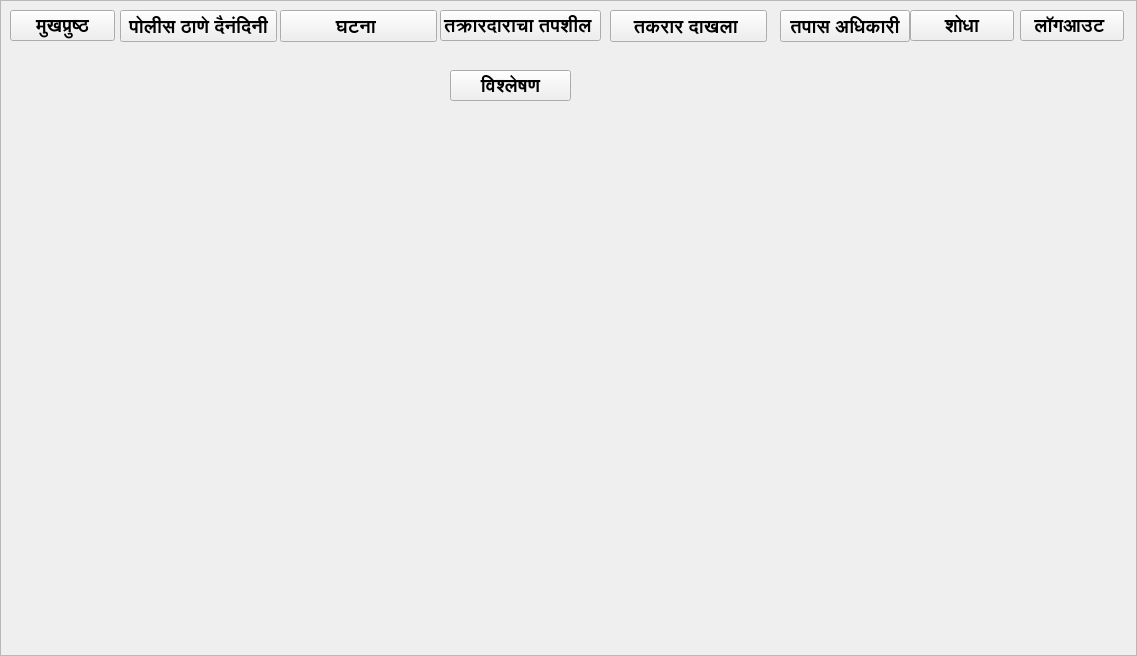
<?xml version="1.0" encoding="UTF-8"?>
<ui version="4.0">
 <class>Frame</class>
 <widget class="QFrame" name="Frame">
  <property name="geometry">
   <rect>
    <x>0</x>
    <y>0</y>
    <width>1137</width>
    <height>656</height>
   </rect>
  </property>
  <property name="windowTitle">
   <string>Frame</string>
  </property>
  <property name="styleSheet">
   <string notr="true">image: url(:/newPrefix/police1.jpg);</string>
  </property>
  <property name="frameShape">
   <enum>QFrame::StyledPanel</enum>
  </property>
  <property name="frameShadow">
   <enum>QFrame::Raised</enum>
  </property>
  <widget class="QPushButton" name="pushButton_6">
   <property name="geometry">
    <rect>
     <x>10</x>
     <y>10</y>
     <width>105</width>
     <height>31</height>
    </rect>
   </property>
   <property name="font">
    <font>
     <pointsize>14</pointsize>
     <weight>75</weight>
     <bold>true</bold>
    </font>
   </property>
   <property name="text">
    <string>मुखप्रुष्ठ</string>
   </property>
  </widget>
  <widget class="QPushButton" name="pushButton_8">
   <property name="geometry">
    <rect>
     <x>120</x>
     <y>10</y>
     <width>157</width>
     <height>32</height>
    </rect>
   </property>
   <property name="font">
    <font>
     <pointsize>14</pointsize>
     <weight>75</weight>
     <bold>true</bold>
    </font>
   </property>
   <property name="text">
    <string>पोलीस ठाणे दैनंदिनी</string>
   </property>
  </widget>
  <widget class="QPushButton" name="pushButton_9">
   <property name="geometry">
    <rect>
     <x>780</x>
     <y>10</y>
     <width>130</width>
     <height>32</height>
    </rect>
   </property>
   <property name="font">
    <font>
     <pointsize>14</pointsize>
     <weight>75</weight>
     <bold>true</bold>
    </font>
   </property>
   <property name="text">
    <string>तपास अधिकारी</string>
   </property>
  </widget>
  <widget class="QPushButton" name="pushButton">
   <property name="geometry">
    <rect>
     <x>1020</x>
     <y>10</y>
     <width>104</width>
     <height>31</height>
    </rect>
   </property>
   <property name="font">
    <font>
     <pointsize>14</pointsize>
     <weight>75</weight>
     <bold>true</bold>
    </font>
   </property>
   <property name="text">
    <string>लॉगआउट </string>
   </property>
  </widget>
  <widget class="QPushButton" name="pushButton_10">
   <property name="geometry">
    <rect>
     <x>280</x>
     <y>10</y>
     <width>157</width>
     <height>32</height>
    </rect>
   </property>
   <property name="font">
    <font>
     <pointsize>14</pointsize>
     <weight>75</weight>
     <bold>true</bold>
    </font>
   </property>
   <property name="text">
    <string>घटना </string>
   </property>
  </widget>
  <widget class="QPushButton" name="pushButton_11">
   <property name="geometry">
    <rect>
     <x>440</x>
     <y>10</y>
     <width>161</width>
     <height>31</height>
    </rect>
   </property>
   <property name="font">
    <font>
     <pointsize>14</pointsize>
     <weight>75</weight>
     <bold>true</bold>
    </font>
   </property>
   <property name="text">
    <string>तक्रारदाराचा तपशील </string>
   </property>
  </widget>
  <widget class="QPushButton" name="pushButton_12">
   <property name="geometry">
    <rect>
     <x>610</x>
     <y>10</y>
     <width>157</width>
     <height>32</height>
    </rect>
   </property>
   <property name="font">
    <font>
     <pointsize>14</pointsize>
     <weight>75</weight>
     <bold>true</bold>
    </font>
   </property>
   <property name="text">
    <string>तकरार दाखला </string>
   </property>
  </widget>
  <widget class="QPushButton" name="pushButton_2">
   <property name="geometry">
    <rect>
     <x>910</x>
     <y>10</y>
     <width>104</width>
     <height>31</height>
    </rect>
   </property>
   <property name="font">
    <font>
     <pointsize>14</pointsize>
     <weight>75</weight>
     <bold>true</bold>
    </font>
   </property>
   <property name="text">
    <string>शोधा</string>
   </property>
  </widget>
  <widget class="QPushButton" name="pushButton_3">
   <property name="geometry">
    <rect>
     <x>450</x>
     <y>70</y>
     <width>121</width>
     <height>31</height>
    </rect>
   </property>
   <property name="font">
    <font>
     <pointsize>14</pointsize>
     <weight>75</weight>
     <bold>true</bold>
    </font>
   </property>
   <property name="text">
    <string>विश्लेषण</string>
   </property>
  </widget>
 </widget>
 <resources>
  <include location="abc.qrc"/>
 </resources>
 <connections/>
</ui>
